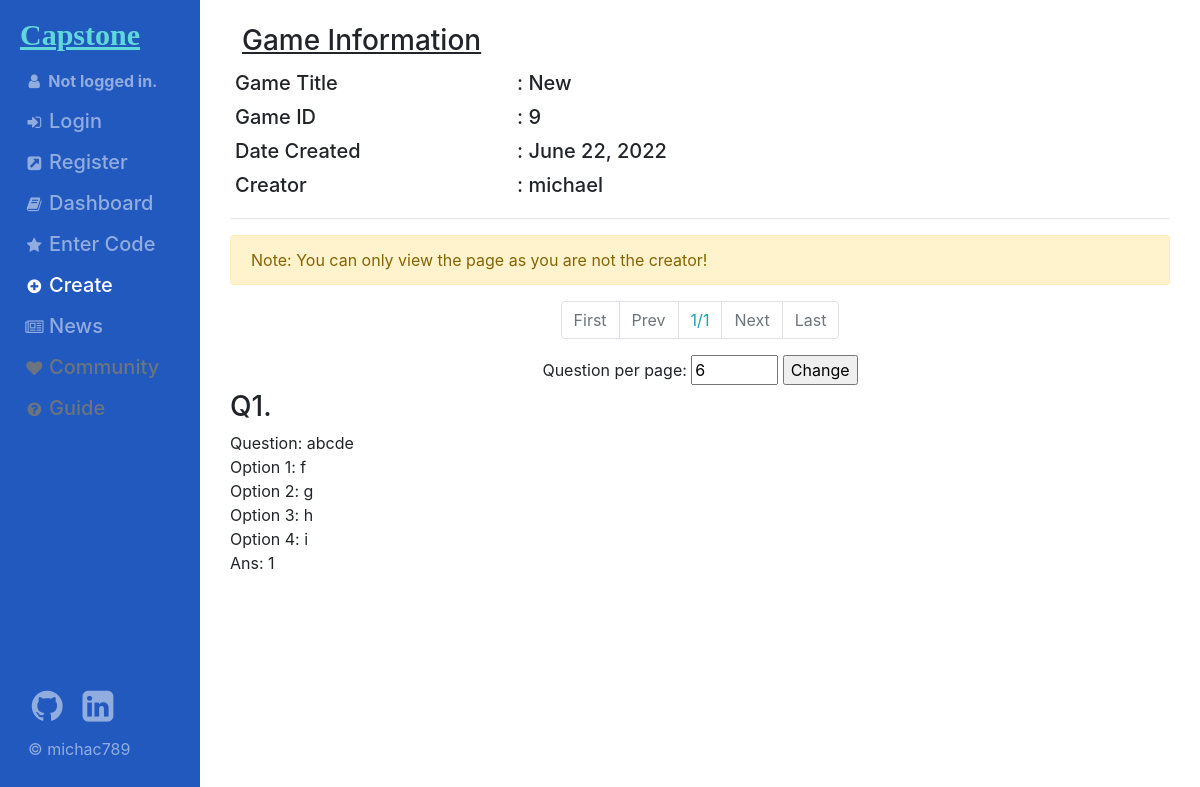
The page /create/9 on the database as committed earlier.
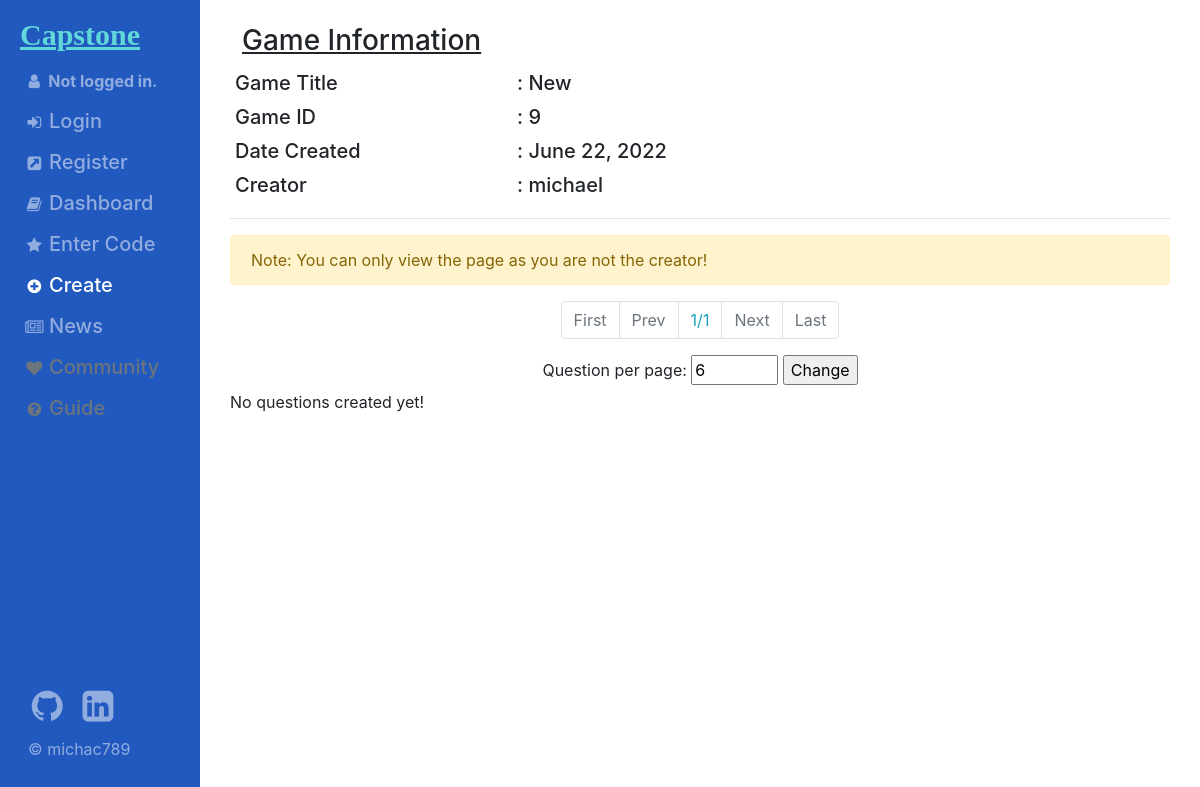
The same page on the database as committed later.
### livequiz/models.py (models this page shows, shortened)
class QuestionTemplate(models.Model):
    id = models.AutoField(primary_key=True)
    game_origin = models.ForeignKey(Game, on_delete=models.CASCADE, related_name="questions")
    question = models.CharField(max_length=128)
    class Meta:
        abstract = True
        order_with_respect_to = "game_origin"

class QuestionType1(QuestionTemplate):
    choice1 = models.CharField(max_length=64, default="")
    choice2 = models.CharField(max_length=64, default="")
    choice3 = models.CharField(max_length=64, default="", blank=True, null=True)
    choice4 = models.CharField(max_length=64, default="", blank=True, null=True)
    CHOICES = [("1", choice1), ("2", choice2), ("3", choice3), ("4", choice4)]
    answer = models.CharField(max_length=1, choices=CHOICES, default="1")

### livequiz/views.py (the view, shortened to what this page needs)
# urls.py: path("create/<int:game_id>", views.editGame, name="edit"),
def editGame(request, game_id):
    try: game = Game.objects.get(id = game_id)
    except KeyError:
        return HttpResponseBadRequest("Bad request: missing game id!")
    except Game.DoesNotExist:
        return HttpResponseBadRequest("Bad Request: invalid game id!")
    if "qperpage" in request.GET:
        try: num = int(request.GET["qperpage"])
        except TypeError: num = 6
    else: num = 6
    questions = util.getcount(game.questions.all())
    return render(request, "livequiz/edit.html", {
        "game": game, "form": AddQuesForm, "active": "create",
        "questions": util.paginate(request, questions, num).object_list,
        "pagination": util.paginate(request, questions, num),
        "qperpage": num,
    })

### livequiz/util.py (called while the page is built)
def paginate(request, posts, num):
    p = Paginator(posts, num)
    if "page" in request.GET:
        try:
            output_page = p.page(request.GET["page"])
        except PageNotAnInteger:
            return p.page(1)
        except EmptyPage:
            try:
                output_page = p.page(int(request.GET["page"]) - 1)
            except EmptyPage:
                output_page = p.page(1)
        return output_page
    else: return p.page(1)

def getcount(posts, start=1):
    for (i, post) in enumerate(posts):
        newpost = post
        newpost.count = i + start
    return posts

### livequiz/templates/livequiz/edit.html (shortened to what this page needs)
{% extends 'layout/root.html' %}
{% load static %}
{% block script %}
    <link href="{% static 'livequiz/edit.css' %}" rel="stylesheet">
{% endblock script %}
{% block body %}
    <div class="container">
        <section class="h3 pl-2 pt-2">
            <span class="p-1"><u>Game Information</u></span>
        </section>
        <table class="h5" style="width: 100%;">
            <colgroup>
                <col span="1" style="width: 30%;">
                <col span="1">
            </colgroup>
            <tr>
                <td>Game Title</td>
                <td>: {{ game.title }}</td>
            </tr>
            <tr>
                <td>Game ID</td>
                <td>: {{ game.id }}</td>
            </tr>
            <tr>
                <td>Date Created</td>
                <td>: {{ game.date_created }}</td>
            </tr>
            <tr>
                <td>Creator</td>
                <td>: {{ game.creator.username }}</td>
            </tr>
        </table><hr>
        {% if request.user != game.creator %}
            <section class="alert alert-warning">
                Note: You can only view the page as you are not the creator!
            </section>
        {% endif %}
        {% include 'livequiz/pagination.html' %}
        <section class="text-center">
            <form action="{% url 'livequiz:edit' game_id=game.id %}?qperpage=4" method="GET">
                <label for="qperpage">Question per page: </label>
                <input type="number" min="1" max="20" id="qperpage" value={{ qperpage }} name="qperpage">
                <input type="submit" value="Change">
            </form>
        </section>
        {% for question in questions %}
            <div class="questiondiv" data-quesid={{ question.id }}>
                <h3>Q{{ question.count }}.</h3>
                <section class="questioneditable">
                    <span class="ques_text">Question:</span>
                    <span class="ques">{{ question.question }}</span><br>
                    <span class="opt1_text">Option 1:</span>
                    <span class="opt1">{{ question.choice1 }}</span><br>
                    <span class="opt2_text">Option 2:</span>
                    <span class="opt2">{{ question.choice2 }}</span><br>
                    <span class="opt3_text">Option 3:</span>
                    <span class="opt3">{{ question.choice3 }}</span><br>
                    <span class="opt4_text">Option 4:</span>
                    <span class="opt4">{{ question.choice4 }}</span><br>
                    <span class="ans_text">Ans: </span>
                    <span class="ans">{{ question.answer }}</span><br>
                </section>
            </div>
        {% empty %}
            No questions created yet!
        {% endfor %}<br>
    </div>
{% endblock body %}

Rows that differ between the two databases and show on the page:
removed QuestionType1: count "1", question "abcde", choice1 "f", choice2 "g", choice3 "h", choice4 "i", answer "1"
Other text that changed with them:
text now shown: "No questions created yet!"
